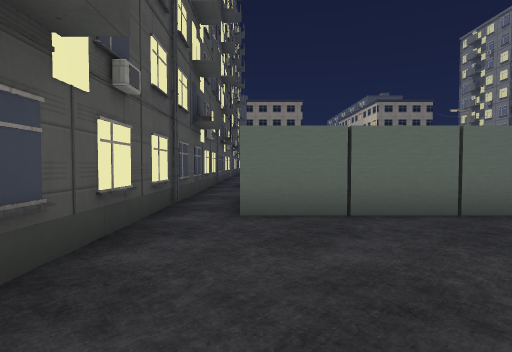
view 1 (above)

24 first-person views from a walk through a level from a Godot 3-D game. The camera is 1.4 m above the floor, tilts 2° down and sees 80° across. The floor is counted in squares, 2 m on a side. Each view is taken from the middle of a square. On the plan, view 1 faces up. The plan holds only what a view shows up to about 10 squares ahead; the rest is blank. The place goes on beyond the plan. Some surface patterns are stand-ins.

view 2
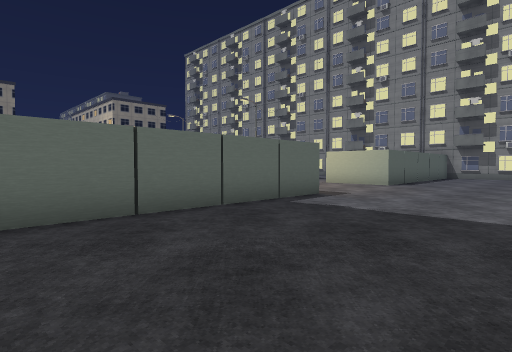

view 3
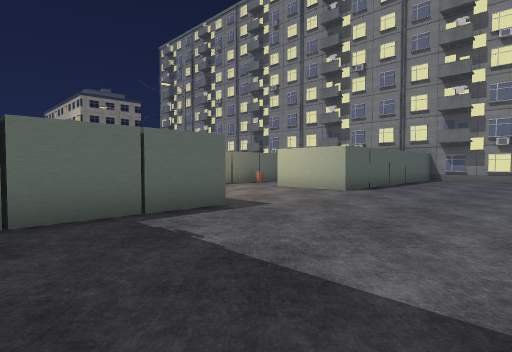

view 4
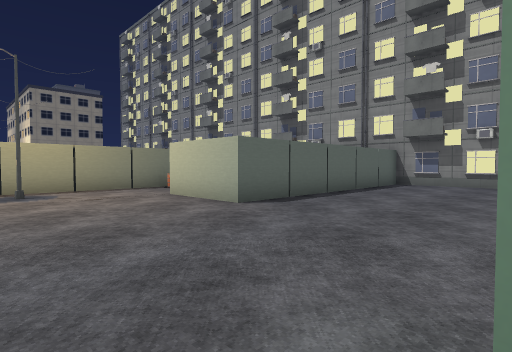

view 5
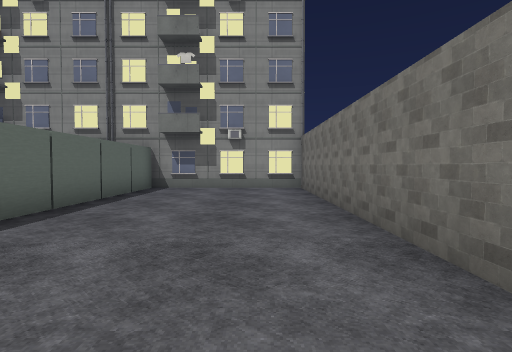

view 6
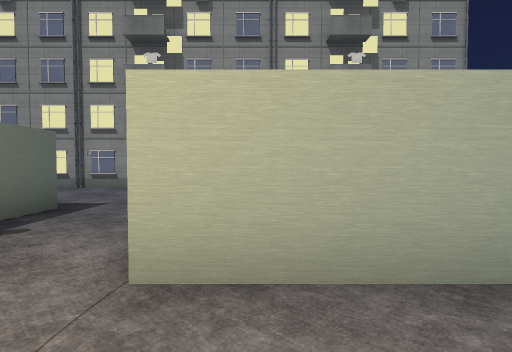

view 7
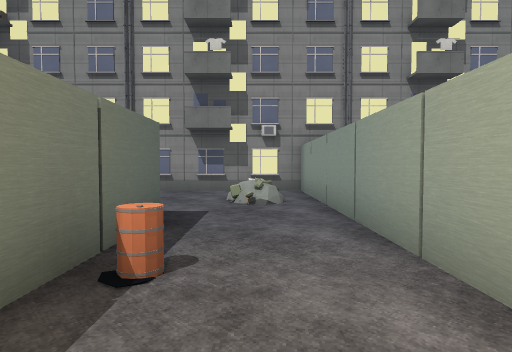

view 8
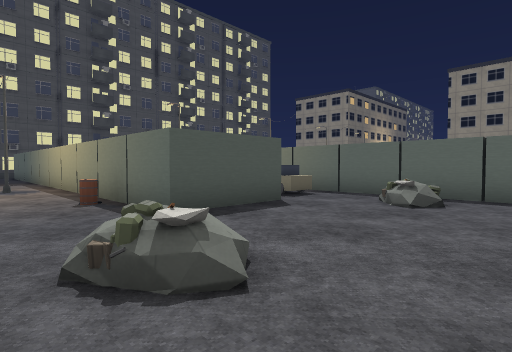

view 9
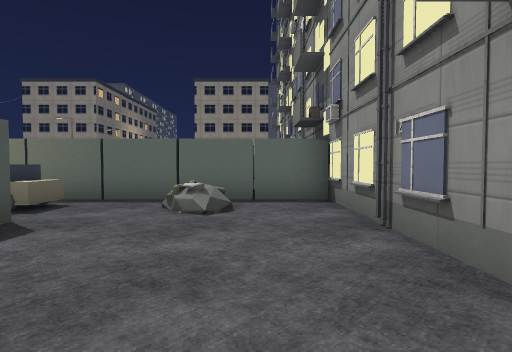

view 10
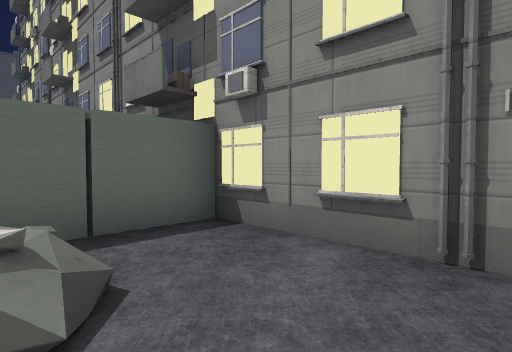

view 11
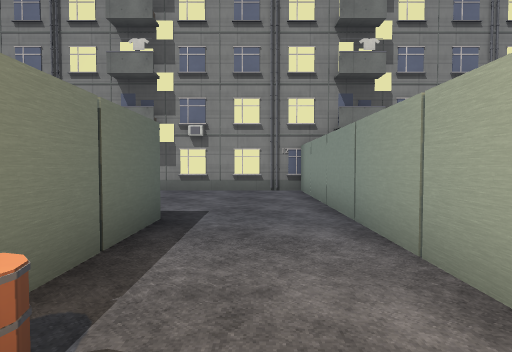

view 12
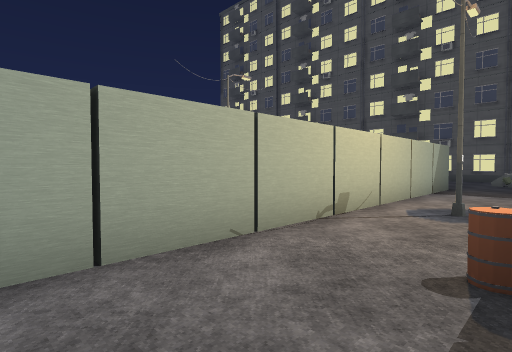

view 13
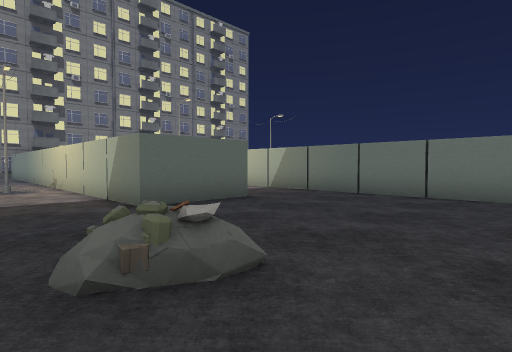

view 14
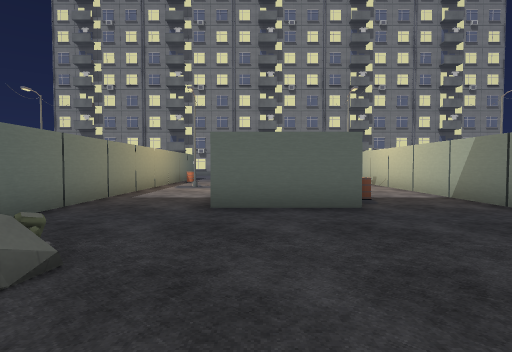

view 15
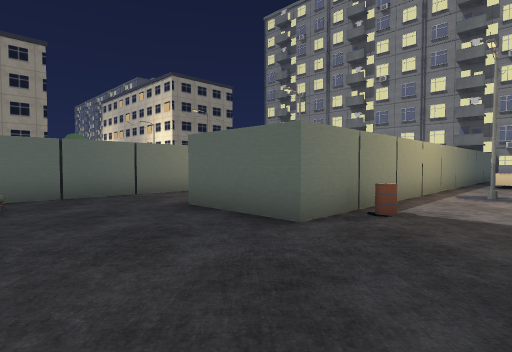

view 16
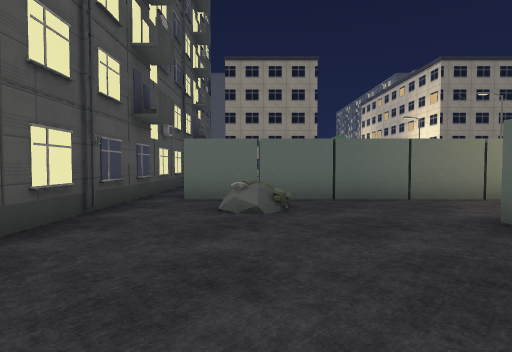

view 17
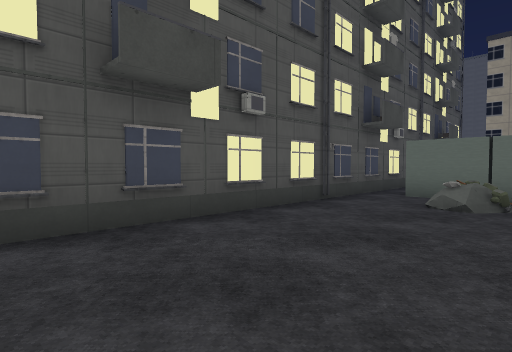

view 18
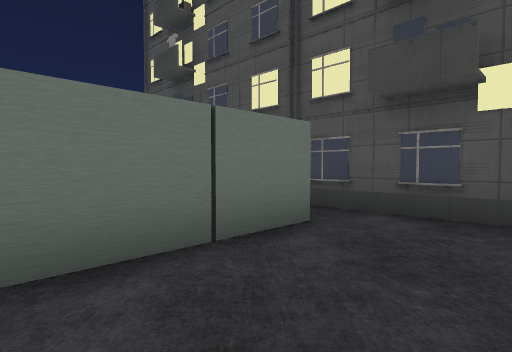

view 19
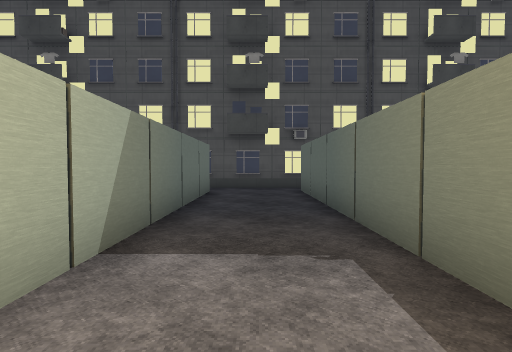

view 20
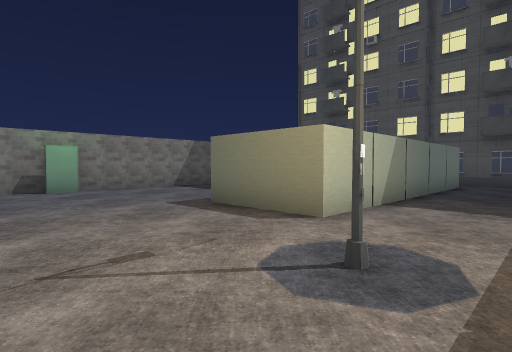

view 21
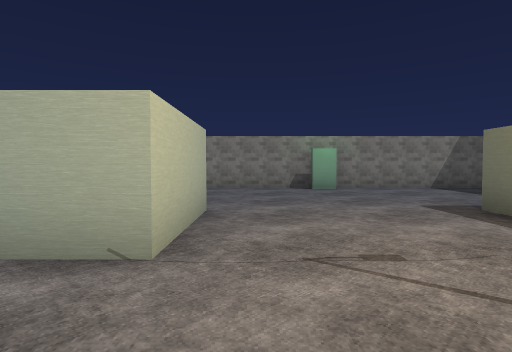

view 22
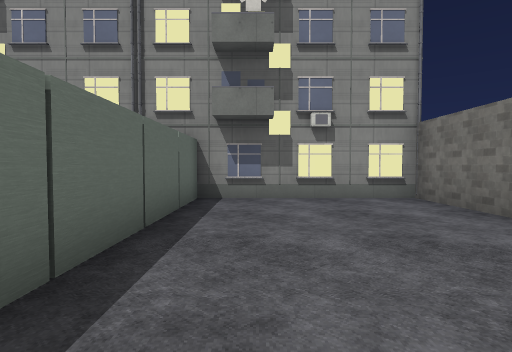

view 23
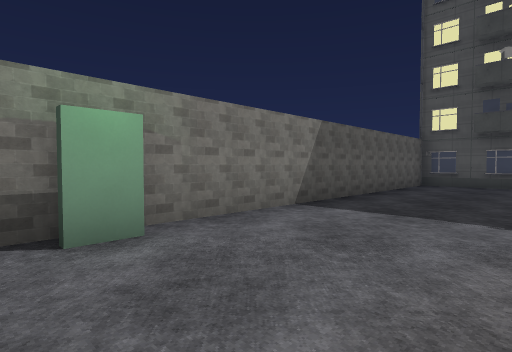

view 24
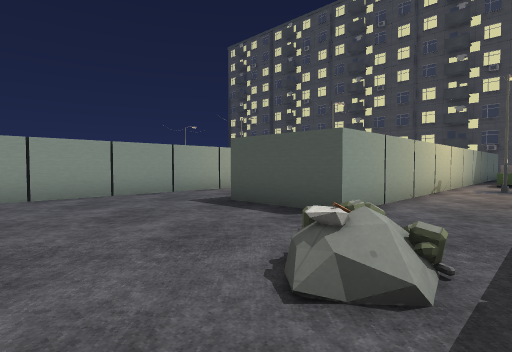

### Floor plan
Key: @ floor where view 1 was taken; # wall or solid block; . floor; D closed door; = window, fence, low wall or low ledge; ^ raised ledge; T tower; B barrel.
Columns run from 2 left of view 1 to 22 right of it. Each row starts with its distance up from view 1.
 24                 ......TTT
 23 T       ^..#.......=..T
 22 T.       .............T
 21 T.       #########....T
 20 T.##########   ###....T
 19 T........... .B.......T
 18 T..=.......#..........T
 17 T.....................T
 16 T.....################T
 15 T.....################T
 14 T......B#.............T
 13 T..........#...^^..=..T
 12 T...........     .....T
 11 T.##########     #....T
 10 T.################....T
  9 T..............B......T
  8 T..........#.......=..T
  7 T.....................T
  6 T.########....########T
  5 T.########....########T
  4 T.....................T
  3 T.....................T
  2 T.....................T
  1 T.....................T
  0 T.@........D..........T
 -1  #####################

Positions as (right, up) in squares from view 1, and headings:
1: (0, 0), facing up
2: (1, 0), facing up-right
3: (4, 0), facing up-right
4: (8, 0), facing up-right
5: (10, 1), facing right
6: (10, 6), facing right
7: (11, 8), facing right
8: (19, 7), facing up-left
9: (18, 8), facing up
10: (17, 11), facing up-right
11: (11, 18), facing right
12: (14, 19), facing down-left
13: (-1, 19), facing down-right
14: (-1, 16), facing right
15: (1, 12), facing up-right
16: (1, 13), facing up
17: (2, 12), facing up-left
18: (3, 9), facing down-left
19: (8, 8), facing left
20: (11, 9), facing down-left
21: (11, 9), facing down
22: (13, 3), facing right
23: (10, 3), facing down-left
24: (19, 24), facing down-left
